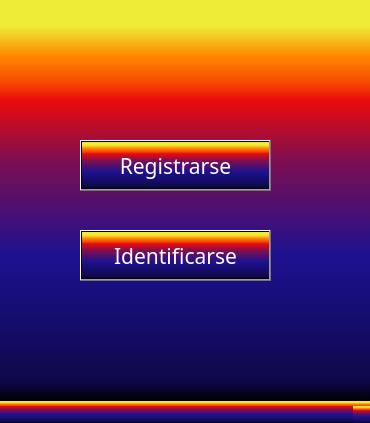
<?xml version="1.0" encoding="UTF-8"?>
<ui version="4.0">
 <class>MainWindow</class>
 <widget class="QMainWindow" name="MainWindow">
  <property name="geometry">
   <rect>
    <x>0</x>
    <y>0</y>
    <width>370</width>
    <height>423</height>
   </rect>
  </property>
  <property name="windowTitle">
   <string>Transbordador</string>
  </property>
  <property name="styleSheet">
   <string notr="true">background-color: qlineargradient(spread:pad, x1:0, y1:1, x2:0, y2:0, stop:0 rgba(0, 0, 0, 255), stop:0.05 rgba(14, 8, 73, 255), stop:0.36 rgba(28, 17, 145, 255), stop:0.6 rgba(126, 14, 81, 255), stop:0.75 rgba(234, 11, 11, 255), stop:0.79 rgba(244, 70, 5, 255), stop:0.86 rgba(255, 136, 0, 255), stop:0.935 rgba(239, 236, 55, 255));
color: rgb(255, 255, 255);</string>
  </property>
  <widget class="QWidget" name="centralwidget">
   <widget class="QPushButton" name="pushButton">
    <property name="geometry">
     <rect>
      <x>80</x>
      <y>140</y>
      <width>191</width>
      <height>51</height>
     </rect>
    </property>
    <property name="font">
     <font>
      <family>OCR A Extended</family>
      <pointsize>16</pointsize>
     </font>
    </property>
    <property name="text">
     <string>Registrarse</string>
    </property>
   </widget>
   <widget class="QPushButton" name="identificarse">
    <property name="geometry">
     <rect>
      <x>80</x>
      <y>230</y>
      <width>191</width>
      <height>51</height>
     </rect>
    </property>
    <property name="font">
     <font>
      <family>OCR A Extended</family>
      <pointsize>16</pointsize>
     </font>
    </property>
    <property name="text">
     <string>Identificarse</string>
    </property>
   </widget>
  </widget>
  <widget class="QStatusBar" name="statusbar"/>
  <widget class="QMenuBar" name="menubar">
   <property name="geometry">
    <rect>
     <x>0</x>
     <y>0</y>
     <width>370</width>
     <height>21</height>
    </rect>
   </property>
  </widget>
 </widget>
 <resources/>
 <connections/>
</ui>
